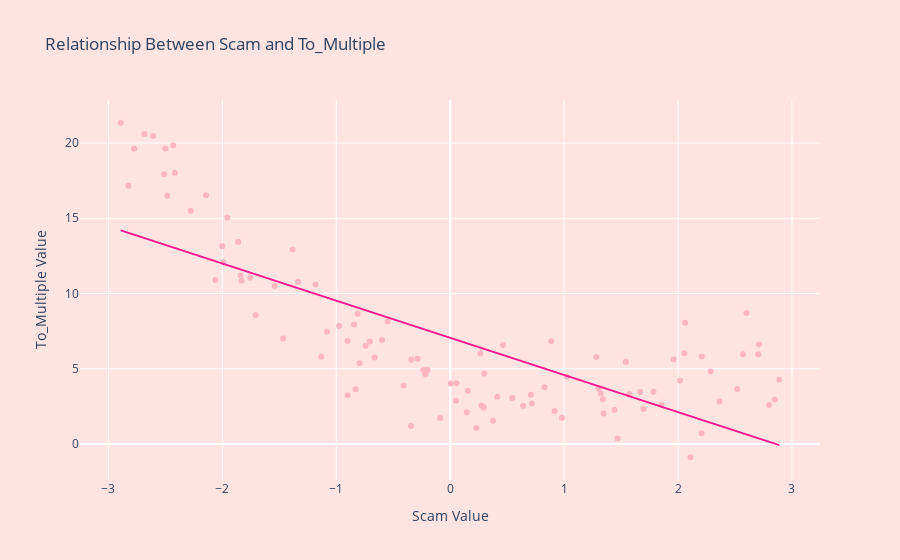

The code cell stored with this chart in its notebook:
### Markdown cell above
The variable I am using is scam this can be good because it identifies weird spams that are scams

### Code cell
a = 1.2
b = -2.5
c = 4.0
num_points = 100
noise_level = 2.0

scam = np.random.uniform(-3, 3, num_points)
epsilon = np.random.normal(0, noise_level, num_points)
to_multiple = a * scam**2 + b * scam + c + epsilon
yn = a * scam**2 + b * scam + c

DF = pd.DataFrame()
DF['scam'] = scam
DF['to_multiple'] = to_multiple
DF['yn'] = yn

DF = DF.sort_values('scam')

X = DF[['scam']]  
y = DF['to_multiple']  

model = LinearRegression()
model.fit(X, y)


DF['predicted'] = model.predict(X)


fig = px.scatter(DF, x='scam', y='to_multiple', title='Relationship Between Scam and To_Multiple', 
                 labels={'scam': 'Scam Value', 'to_multiple': 'To_Multiple Value'})

fig.update_traces(marker=dict(color='lightpink'))

fig.add_trace(
    px.line(DF, x='scam', y='predicted', color_discrete_sequence=['deeppink']).data[0]
)

fig.update_layout(
    plot_bgcolor='mistyrose',
    paper_bgcolor='mistyrose'
)

fig.show()
